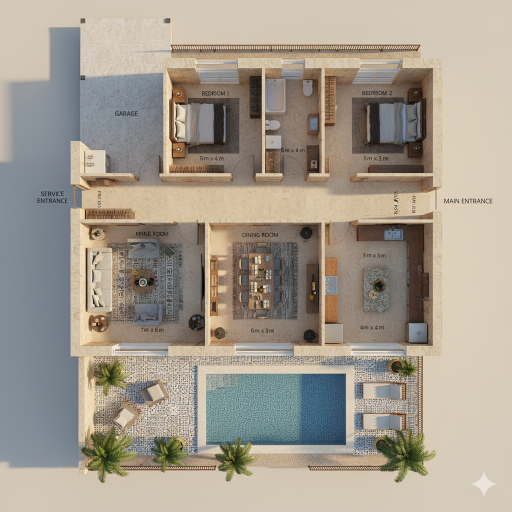
#> input picture fine_tuning/fine_tuning/dataset/raw_images/building_design 1.png, 1024 x 1024 px (shown at 1/2 size); its folder holds 4 pictures in this run
$ python preprocess_images.py
#> lines starting #> are read from the running program, lines starting #| are printed output that depends on the picture
from PIL import Image
import os

# Configuration
# Folder with your original, various-sized images
input_folder = "dataset/raw_images"

# Folder where the processed 512x512 images will be saved
output_folder = "dataset/images"

# The target size for the model
target_size = (512, 512)

# Preprocessing Script
def preprocess_images():
    """
    Crops and resizes all images from the input folder to the target size
    and saves them in the output folder.
    """
    if not os.path.exists(output_folder):
        os.makedirs(output_folder)
        print(f"Created output directory: {output_folder}")

    image_files = os.listdir(input_folder)
    print(f"Found {len(image_files)} images to process.")

    for filename in image_files:
        try:
            input_path = os.path.join(input_folder, filename)
            output_path = os.path.join(output_folder, filename)

            with Image.open(input_path) as img:
                # Convert to RGB to handle various image formats like PNG with alpha channels
#> img is the input picture: PIL image 1024x1024 RGB; mean R, G, B 163.4, 154.9, 141.9
                img = img.convert("RGB")

                # Crop to a square from the center
                width, height = img.size
#> width = 1024; height = 1024
                short_side = min(width, height)
#> short_side = 1024

                left = (width - short_side) / 2
#> left = 0
                top = (height - short_side) / 2
#> top = 0
                right = (width + short_side) / 2
#> right = 1024
                bottom = (height + short_side) / 2
#> bottom = 1024

                img_cropped = img.crop((left, top, right, bottom))

                # Resize the square to the target size
                img_resized = img_cropped.resize(target_size, Image.Resampling.LANCZOS)
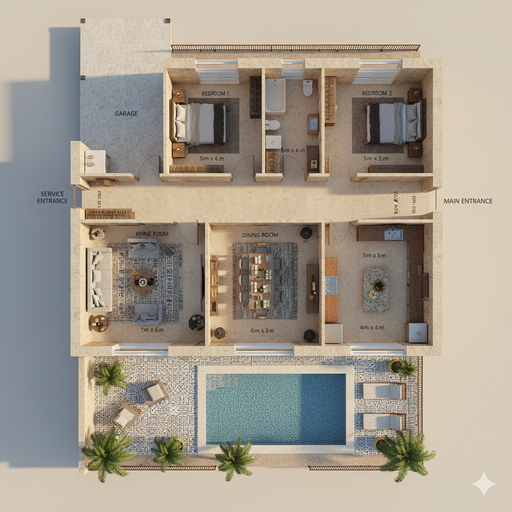
#> img_resized: PIL image 512x512 RGB; mean R, G, B 163.4, 154.9, 141.9

                # Save the final image
                img_resized.save(output_path)
                print(f"Processed and saved: {filename}")

        except Exception as e:
            print(f"Could not process {filename}. Error: {e}")
#> pass 2 of the loop in preprocess_images, `for filename in image_files:`:
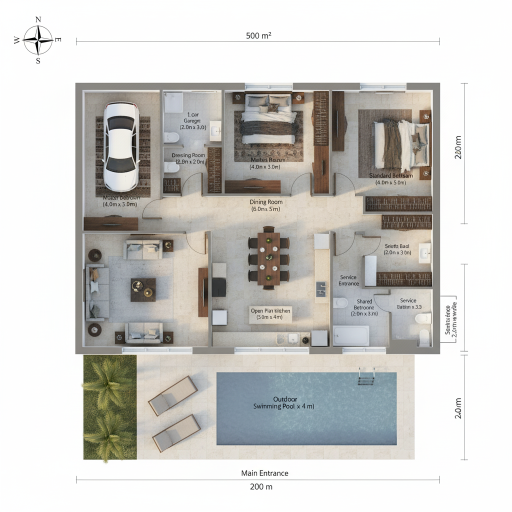
#> input picture fine_tuning/fine_tuning/dataset/raw_images/building_design 10.png, 1024 x 1024 px (shown at 1/2 size)
#> in preprocess_images, img is the input picture: PIL image 1024x1024 RGB; mean R, G, B 204.2, 203.2, 199.9
#> in preprocess_images, `img_resized = img_cropped.resize(target_size, Image.Resampling.LANCZOS)`:
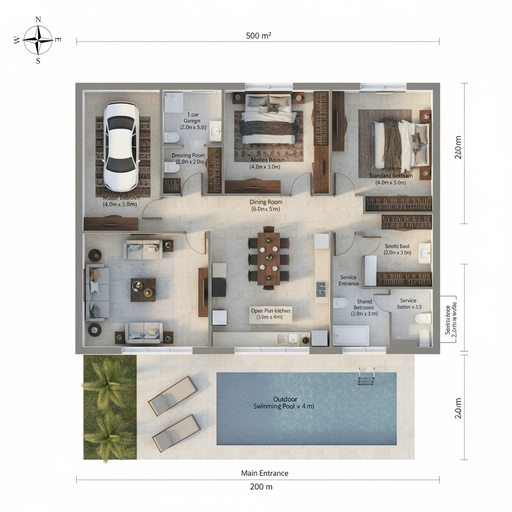
#> img_resized: PIL image 512x512 RGB; mean R, G, B 204.2, 203.2, 199.8
#> pass 3 of the loop in preprocess_images, `for filename in image_files:`:
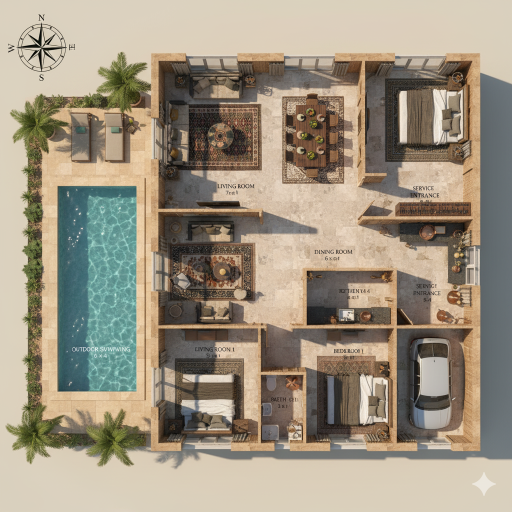
#> input picture fine_tuning/fine_tuning/dataset/raw_images/building_design 2.png, 1024 x 1024 px (shown at 1/2 size)
#> in preprocess_images, img is the input picture: PIL image 1024x1024 RGB; mean R, G, B 157.6, 146.8, 128.4
#> in preprocess_images, `img_resized = img_cropped.resize(target_size, Image.Resampling.LANCZOS)`:
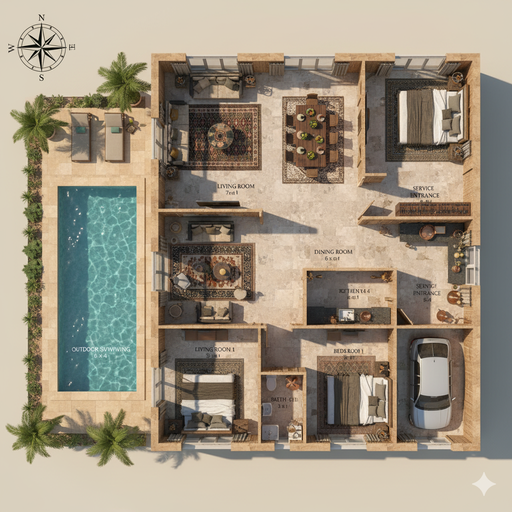
#> img_resized: PIL image 512x512 RGB; mean R, G, B 157.6, 146.8, 128.4
#> the loop made 4 passes; the first 3 are shown

    print("\n Preprocessing Complete ")

if __name__ == "__main__":
    preprocess_images()
